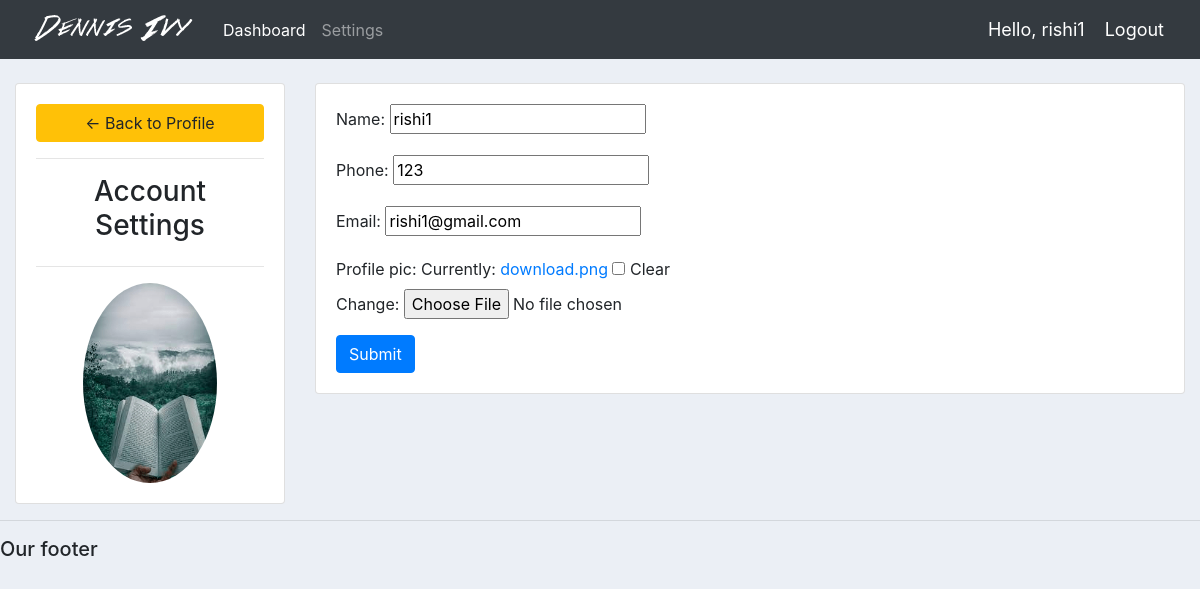
The page /account/ (signed in) on the database its author committed.
### accounts/models.py (models this page shows, shortened)
class Customer(models.Model):
	user = models.OneToOneField(User, null=True, blank=True, on_delete=models.CASCADE)
	name = models.CharField(max_length=200, null=True)
	phone = models.CharField(max_length=200, null=True)
	email = models.CharField(max_length=200, null=True)
	profile_pic = models.ImageField(default="profile1.png", null=True, blank=True)
	date_created = models.DateTimeField(auto_now_add=True, null=True)

### accounts/decorators.py (the view)
		def wrapper_func(request, *args, **kwargs):
			group = None
			if request.user.groups.exists():
				group = request.user.groups.all()[0].name
			if group in allowed_roles:
				return view_func(request, *args, **kwargs)
			else:
				return HttpResponse('You are not authorized to view this page')

### accounts/forms.py
class CustomerForm(ModelForm):
	class Meta:
		model = Customer
		fields = '__all__'
		exclude = ['user']

### accounts/views.py (called while the page is built)
@login_required(login_url='login')
@allowed_users(allowed_roles=['customer'])
def accountSettings(request):
	customer = request.user.customer
	form = CustomerForm(instance=customer)
	if request.method == 'POST':
		form = CustomerForm(request.POST, request.FILES,instance=customer)
		if form.is_valid():
			form.save()
	context = {'form':form}
	return render(request, 'accounts/account_settings.html', context)

### accounts/templates/accounts/account_settings.html (shortened to what this page needs)
{%  extends 'accounts/main.html' %}
{% load static %}
{% block content %}
<br>
<div class="row">
	<div class="col-md-3">
		<div class="card card-body">
			<a class="btn btn-warning" href="{% url 'home' %}"> &#8592; Back to Profile</a>
			<hr>
			<h3 style="text-align: center">Account Settings</h3>
			<hr>
			<img class="profile-pic" src="{{request.user.customer.profile_pic.url}}" >
		</div>
	</div>
	<div class="col-md-9">
		<div class="card card-body">
			<form method="POST" action="" enctype="multipart/form-data">
				{{form.as_p}}
			<input class="btn btn-primary" type="submit" name="Update Information">
			</form>
		</div>
	</div>
</div>
{% endblock %}

### accounts/templates/accounts/navbar.html (shortened to what this page needs)
{% load static %}
<nav class="navbar navbar-expand-lg navbar-dark bg-dark">
 <img src="{% static 'images/logo.png' %}">
  <div class="collapse navbar-collapse" id="navbarNav">
    <ul class="navbar-nav">
      {% if request.user.is_staff %}
      <li class="nav-item active">
        <a class="nav-link" href="{% url 'home' %}">Dashboard</a>
      </li>
      <li class="nav-item">
        <a class="nav-link" href="{% url 'products' %}">Products</a>
      </li>
      {% else %}
      <li class="nav-item active">
        <a class="nav-link" href="{% url 'home' %}">Dashboard</a>
      </li>
      <li class="nav-item">
        <a class="nav-link" href="{% url 'account' %}">Settings</a>
      </li>
      {% endif %}
    </ul>
  </div>
  <span class="hello-msg">Hello, {{request.user}}</span>
  <span ><a  class="hello-msg" href="{% url 'logout' %}">Logout</a></span>
</nav>

### static/css/main.css (style rules this page uses)
body { background-color: #ebeff5; }

### accounts/templates/accounts/navbar.html (style rules this page uses)
.hello-msg { font-size: 18px; color: #fff; margin-right: 20px; }

### accounts/templates/accounts/account_settings.html (style rules this page uses)
.profile-pic { max-width: 200px; max-height:200px; margin: 0 auto; border-radius: 50%; }

### rows shown on the page
Customer: name "rishi1", phone "123", email "rishi1@gmail.com"

### other values the page prints
{{ request.user }} "rishi1"
